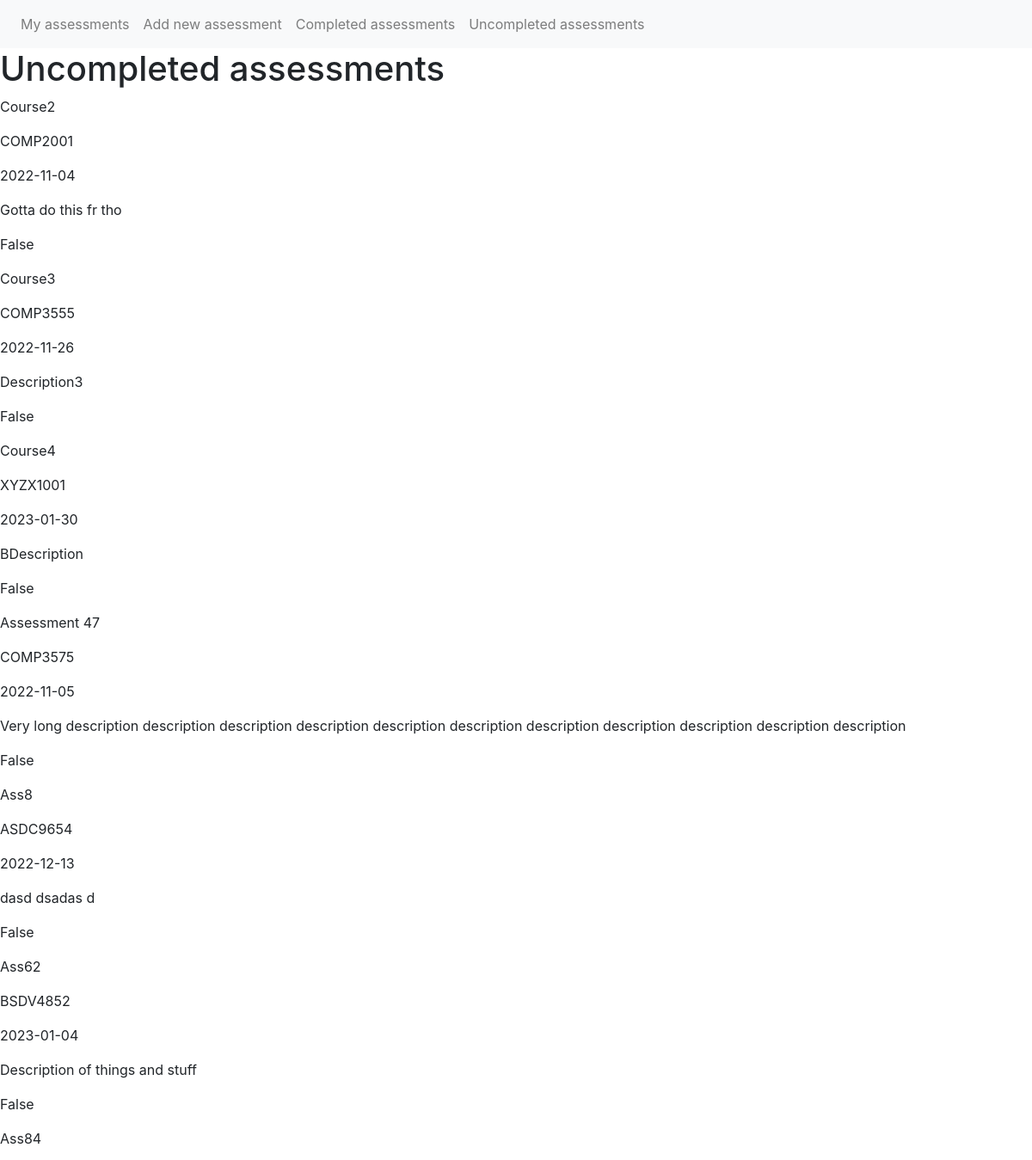
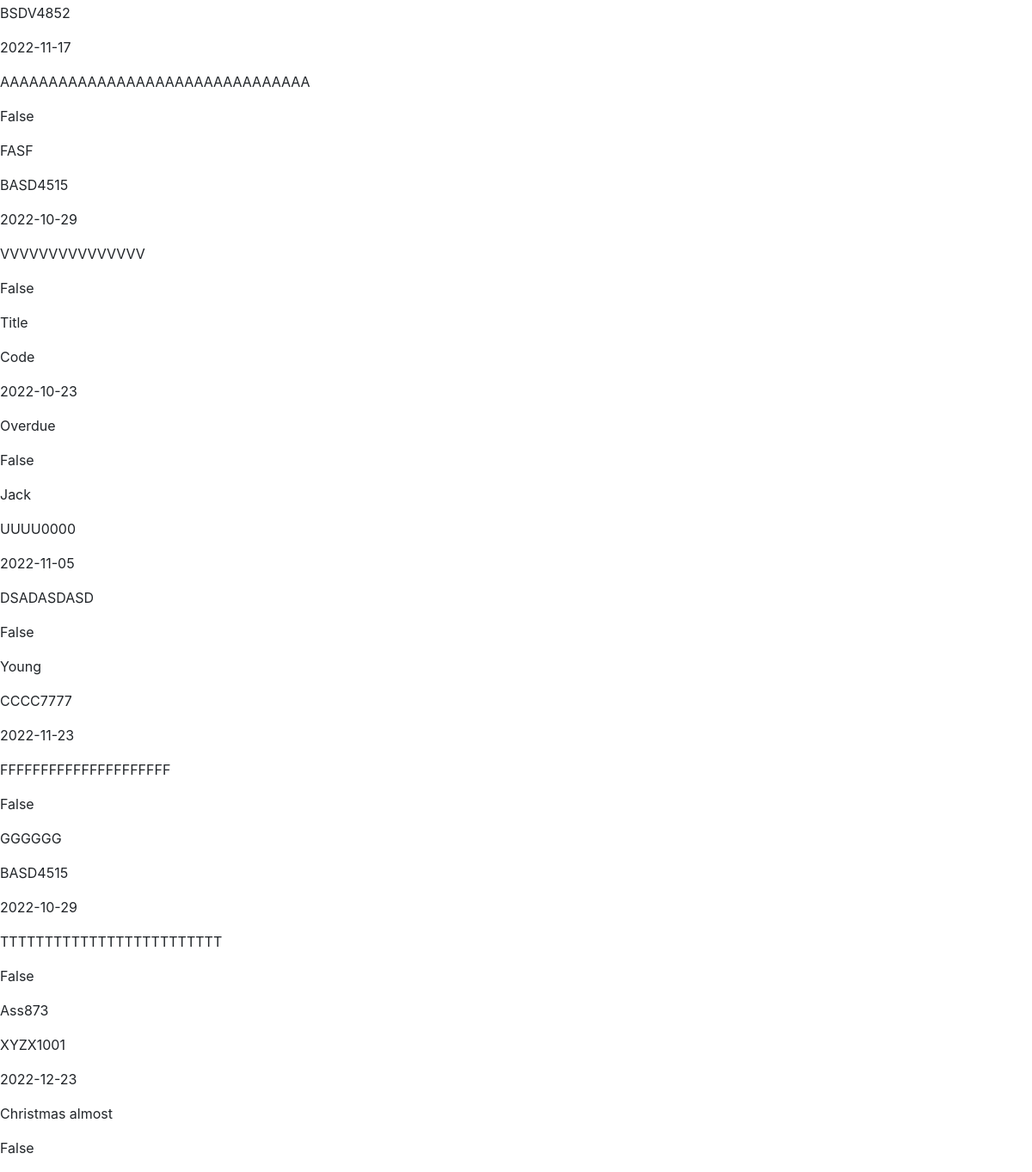
/incomplete, run on an earlier commit of the app's database (2 pictures, top to bottom).
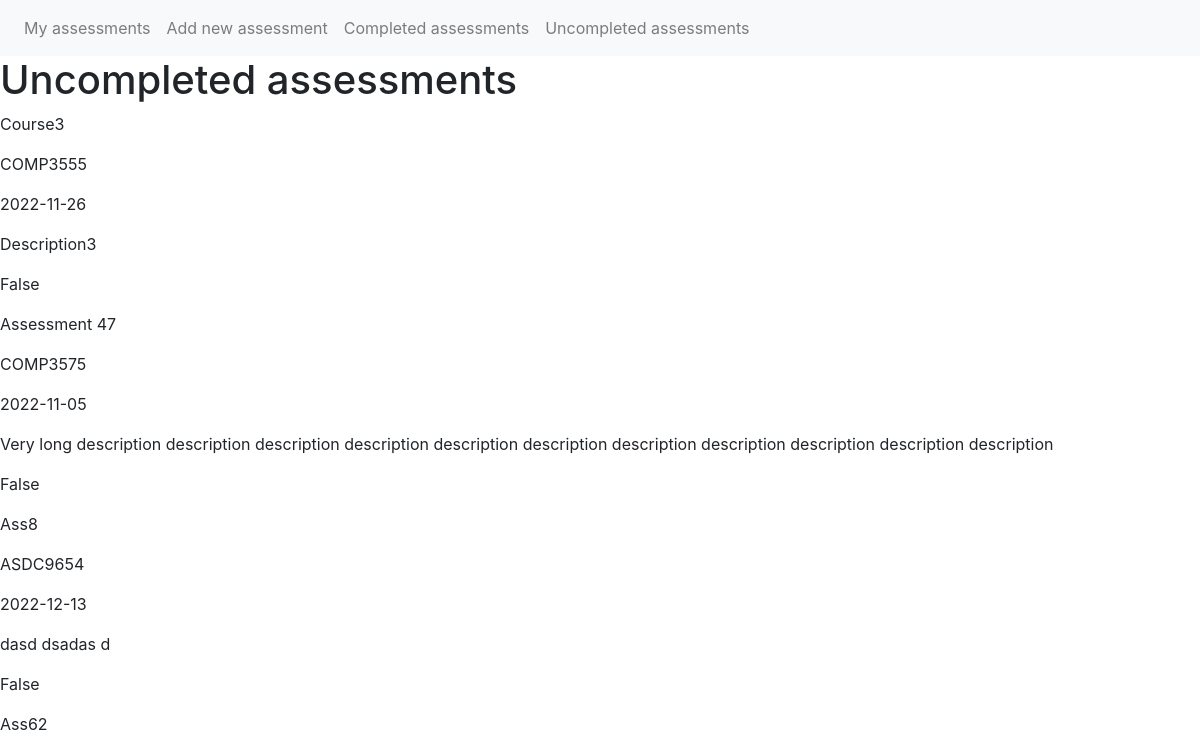
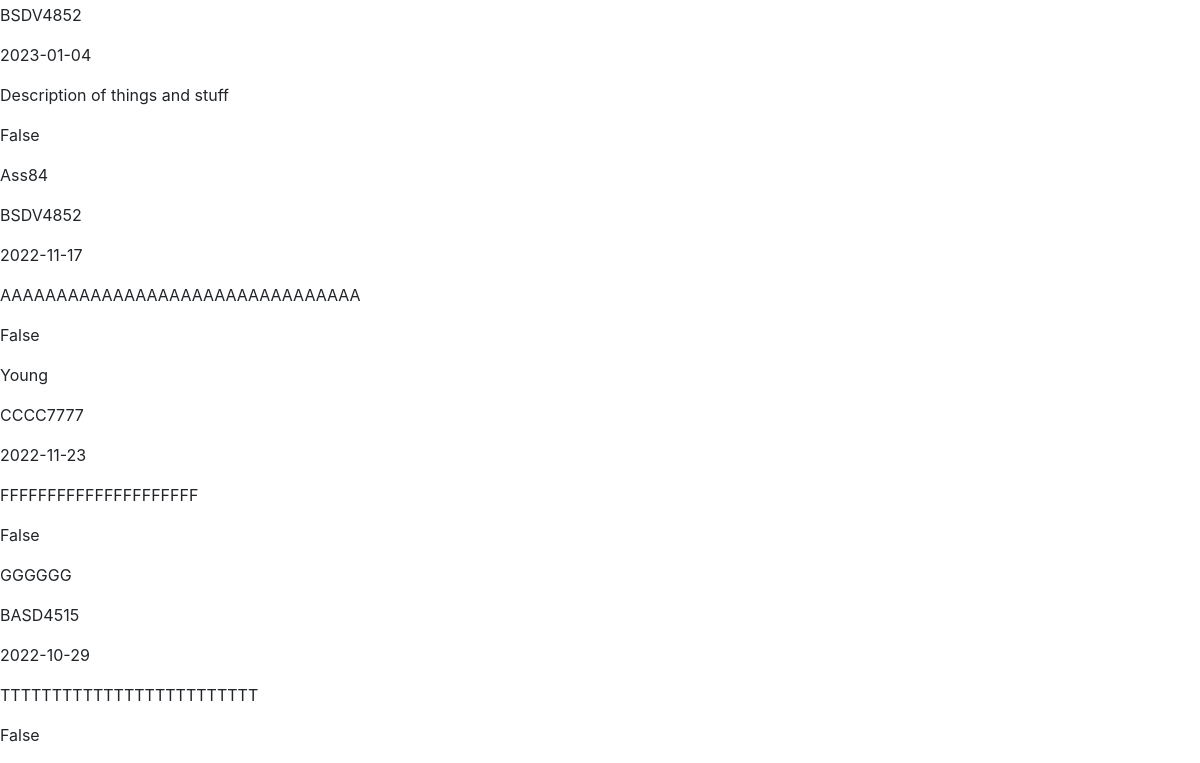
And on a later commit of the database (2 pictures, top to bottom).
### app/models.py (models this page shows)
class Assessment(db.Model):
    id = db.Column(db.Integer, primary_key=True)
    title = db.Column(db.String(50))
    code = db.Column(db.String(20))
    deadline = db.Column(db.Date)
    description = db.Column(db.String(1000))
    complete = db.Column(db.Boolean)

### app/views.py (the view)
@app.route('/incomplete', methods=['GET', 'POST'])
def incomplete():
    return render_template('incomplete.html', assessments=[x for x in Assessment.query.all() if not x.complete])

### app/templates/incomplete.html
{% extends "base.html" %}
{% block content %}
<h1>Uncompleted assessments</h1>
<body>
    {% for ass in assessments %}
    <div>
        <p>{{ ass.title }}</p>
    </div>
    <div>
        <p>{{ ass.code }}</p>
    </div>
    <div>
        <p>{{ ass.deadline }}</p>
    </div>
    <div>
        <p>{{ ass.description }}</p>
    </div>
    <div>
        <p>{{ ass.complete }}</p>
    </div>
    {% endfor %}
</body>
{% endblock %}

What changed in the data, as far as the page shows it:
no longer on this page (row edited): Assessment: title "Course2", code "COMP2001", deadline "2022-11-04", description "Gotta do this fr tho", complete "False"
removed Assessment: title "Course4", code "XYZX1001", deadline "2023-01-30", description "BDescription", complete "False"
removed Assessment: title "FASF", code "BASD4515", deadline "2022-10-29", description "VVVVVVVVVVVVVVV", complete "False"
removed Assessment: title "Title", code "Code", deadline "2022-10-23", description "Overdue", complete "False"
removed Assessment: title "Jack", code "UUUU0000", deadline "2022-11-05", description "DSADASDASD", complete "False"
removed Assessment: title "Ass873", code "XYZX1001", deadline "2022-12-23", description "Christmas almost", complete "False"
